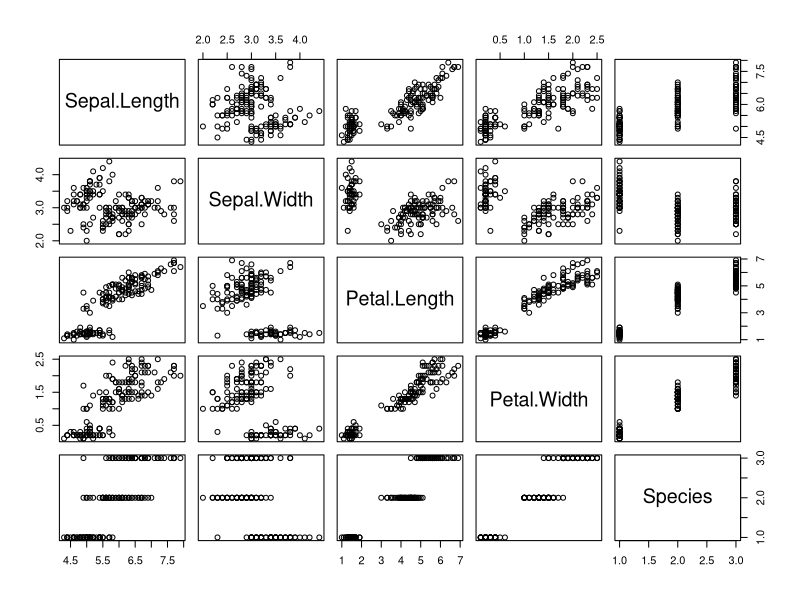
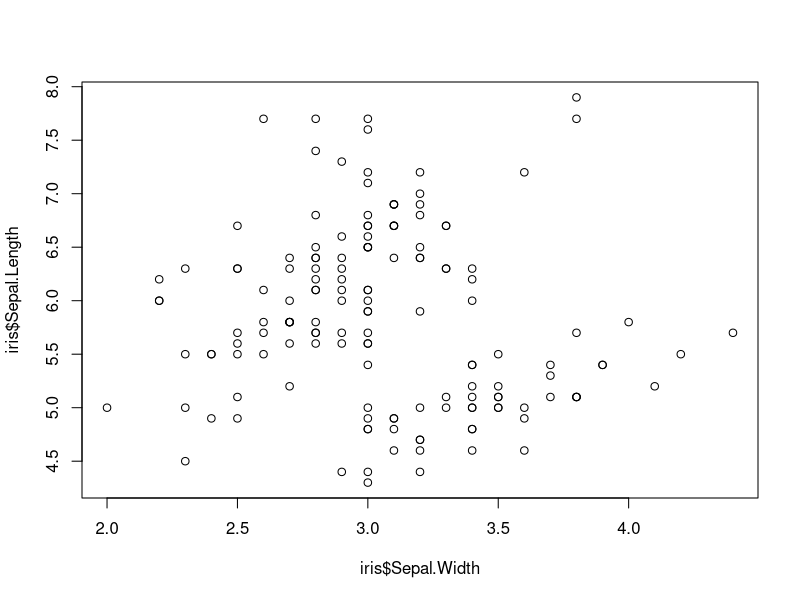
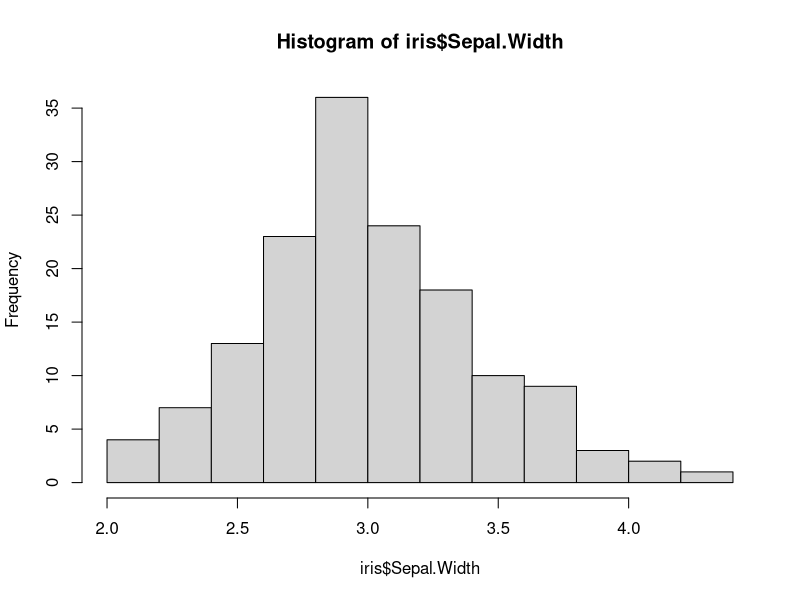

Reproduce these figures in R, in order.
## ---- chunk 1
knitr::opts_chunk$set(echo = TRUE)
## ---- chunk 2
data(iris)
summary(iris)
## ---- chunk 3
plot(iris)
## ---- chunk 4
plot(iris$Sepal.Width, iris$Sepal.Length)
## ---- chunk 5
hist(iris$Sepal.Width) 
# Greater Sepal width seems to be associated smaller Sepal length
